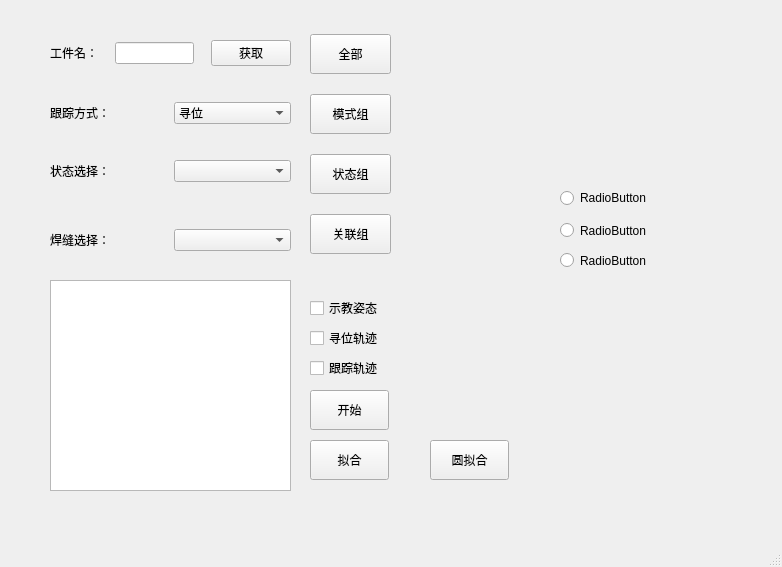
<?xml version="1.0" encoding="UTF-8"?>
<ui version="4.0">
 <class>MainWindow2</class>
 <widget class="QMainWindow" name="MainWindow2">
  <property name="geometry">
   <rect>
    <x>0</x>
    <y>0</y>
    <width>782</width>
    <height>567</height>
   </rect>
  </property>
  <property name="windowTitle">
   <string>MainWindow</string>
  </property>
  <widget class="QWidget" name="centralwidget">
   <widget class="QListView" name="listView">
    <property name="geometry">
     <rect>
      <x>50</x>
      <y>280</y>
      <width>241</width>
      <height>211</height>
     </rect>
    </property>
   </widget>
   <widget class="QWidget" name="layoutWidget">
    <property name="geometry">
     <rect>
      <x>50</x>
      <y>40</y>
      <width>241</width>
      <height>211</height>
     </rect>
    </property>
    <layout class="QVBoxLayout" name="verticalLayout_6">
     <item>
      <layout class="QVBoxLayout" name="verticalLayout_3">
       <item>
        <layout class="QVBoxLayout" name="verticalLayout">
         <item>
          <layout class="QHBoxLayout" name="horizontalLayout">
           <item>
            <widget class="QLabel" name="label">
             <property name="text">
              <string>工件名：</string>
             </property>
            </widget>
           </item>
           <item>
            <spacer name="horizontalSpacer">
             <property name="orientation">
              <enum>Qt::Horizontal</enum>
             </property>
             <property name="sizeHint" stdset="0">
              <size>
               <width>40</width>
               <height>20</height>
              </size>
             </property>
            </spacer>
           </item>
           <item>
            <widget class="QLineEdit" name="edtCad"/>
           </item>
           <item>
            <spacer name="horizontalSpacer_2">
             <property name="orientation">
              <enum>Qt::Horizontal</enum>
             </property>
             <property name="sizeHint" stdset="0">
              <size>
               <width>40</width>
               <height>20</height>
              </size>
             </property>
            </spacer>
           </item>
           <item>
            <widget class="QPushButton" name="pushButton_GetWorkIfo">
             <property name="text">
              <string>获取</string>
             </property>
            </widget>
           </item>
          </layout>
         </item>
         <item>
          <spacer name="verticalSpacer_2">
           <property name="orientation">
            <enum>Qt::Vertical</enum>
           </property>
           <property name="sizeHint" stdset="0">
            <size>
             <width>20</width>
             <height>40</height>
            </size>
           </property>
          </spacer>
         </item>
         <item>
          <layout class="QHBoxLayout" name="horizontalLayout_2">
           <item>
            <widget class="QLabel" name="label_2">
             <property name="text">
              <string>跟踪方式：</string>
             </property>
            </widget>
           </item>
           <item>
            <widget class="QComboBox" name="cbxMode">
             <item>
              <property name="text">
               <string>寻位</string>
              </property>
             </item>
             <item>
              <property name="text">
               <string>跟踪</string>
              </property>
             </item>
            </widget>
           </item>
          </layout>
         </item>
        </layout>
       </item>
       <item>
        <spacer name="verticalSpacer">
         <property name="orientation">
          <enum>Qt::Vertical</enum>
         </property>
         <property name="sizeHint" stdset="0">
          <size>
           <width>20</width>
           <height>40</height>
          </size>
         </property>
        </spacer>
       </item>
       <item>
        <layout class="QHBoxLayout" name="horizontalLayout_5">
         <item>
          <widget class="QLabel" name="label_5">
           <property name="text">
            <string>状态选择：</string>
           </property>
          </widget>
         </item>
         <item>
          <widget class="QComboBox" name="cbxState"/>
         </item>
        </layout>
       </item>
      </layout>
     </item>
     <item>
      <spacer name="verticalSpacer_8">
       <property name="orientation">
        <enum>Qt::Vertical</enum>
       </property>
       <property name="sizeHint" stdset="0">
        <size>
         <width>20</width>
         <height>40</height>
        </size>
       </property>
      </spacer>
     </item>
     <item>
      <spacer name="verticalSpacer_7">
       <property name="orientation">
        <enum>Qt::Vertical</enum>
       </property>
       <property name="sizeHint" stdset="0">
        <size>
         <width>20</width>
         <height>40</height>
        </size>
       </property>
      </spacer>
     </item>
     <item>
      <layout class="QHBoxLayout" name="horizontalLayout_9">
       <item>
        <widget class="QLabel" name="label_9">
         <property name="text">
          <string>焊缝选择：</string>
         </property>
        </widget>
       </item>
       <item>
        <widget class="QComboBox" name="cbxRelate"/>
       </item>
      </layout>
     </item>
    </layout>
   </widget>
   <widget class="QWidget" name="layoutWidget">
    <property name="geometry">
     <rect>
      <x>310</x>
      <y>20</y>
      <width>81</width>
      <height>251</height>
     </rect>
    </property>
    <layout class="QVBoxLayout" name="verticalLayout_2">
     <item>
      <widget class="QPushButton" name="pushButton_goAll">
       <property name="minimumSize">
        <size>
         <width>0</width>
         <height>40</height>
        </size>
       </property>
       <property name="text">
        <string>全部</string>
       </property>
      </widget>
     </item>
     <item>
      <widget class="QPushButton" name="pushButton_goMode">
       <property name="minimumSize">
        <size>
         <width>0</width>
         <height>40</height>
        </size>
       </property>
       <property name="text">
        <string>模式组</string>
       </property>
      </widget>
     </item>
     <item>
      <widget class="QPushButton" name="pushButton_goState">
       <property name="minimumSize">
        <size>
         <width>0</width>
         <height>40</height>
        </size>
       </property>
       <property name="text">
        <string>状态组</string>
       </property>
      </widget>
     </item>
     <item>
      <widget class="QPushButton" name="pushButton_goRelation">
       <property name="minimumSize">
        <size>
         <width>0</width>
         <height>40</height>
        </size>
       </property>
       <property name="text">
        <string>关联组</string>
       </property>
      </widget>
     </item>
    </layout>
   </widget>
   <widget class="QPushButton" name="pushButton_goto">
    <property name="geometry">
     <rect>
      <x>310</x>
      <y>390</y>
      <width>79</width>
      <height>40</height>
     </rect>
    </property>
    <property name="minimumSize">
     <size>
      <width>0</width>
      <height>40</height>
     </size>
    </property>
    <property name="text">
     <string>开始</string>
    </property>
   </widget>
   <widget class="QCheckBox" name="checkBox_posture">
    <property name="geometry">
     <rect>
      <x>310</x>
      <y>300</y>
      <width>71</width>
      <height>16</height>
     </rect>
    </property>
    <property name="text">
     <string>示教姿态</string>
    </property>
   </widget>
   <widget class="QCheckBox" name="checkBox_Multiple">
    <property name="geometry">
     <rect>
      <x>310</x>
      <y>330</y>
      <width>71</width>
      <height>16</height>
     </rect>
    </property>
    <property name="text">
     <string>寻位轨迹</string>
    </property>
   </widget>
   <widget class="QCheckBox" name="checkBox_track">
    <property name="geometry">
     <rect>
      <x>310</x>
      <y>360</y>
      <width>71</width>
      <height>16</height>
     </rect>
    </property>
    <property name="text">
     <string>跟踪轨迹</string>
    </property>
   </widget>
   <widget class="QRadioButton" name="radioButton">
    <property name="geometry">
     <rect>
      <x>560</x>
      <y>190</y>
      <width>89</width>
      <height>16</height>
     </rect>
    </property>
    <property name="text">
     <string>RadioButton</string>
    </property>
   </widget>
   <widget class="QRadioButton" name="radioButton_2">
    <property name="geometry">
     <rect>
      <x>560</x>
      <y>210</y>
      <width>89</width>
      <height>41</height>
     </rect>
    </property>
    <property name="text">
     <string>RadioButton</string>
    </property>
   </widget>
   <widget class="QRadioButton" name="radioButton_3">
    <property name="geometry">
     <rect>
      <x>560</x>
      <y>240</y>
      <width>89</width>
      <height>41</height>
     </rect>
    </property>
    <property name="text">
     <string>RadioButton</string>
    </property>
   </widget>
   <widget class="QPushButton" name="pushButton_fit">
    <property name="geometry">
     <rect>
      <x>310</x>
      <y>440</y>
      <width>79</width>
      <height>40</height>
     </rect>
    </property>
    <property name="minimumSize">
     <size>
      <width>0</width>
      <height>40</height>
     </size>
    </property>
    <property name="text">
     <string>拟合</string>
    </property>
   </widget>
   <widget class="QPushButton" name="pushButton_circleFit">
    <property name="geometry">
     <rect>
      <x>430</x>
      <y>440</y>
      <width>79</width>
      <height>40</height>
     </rect>
    </property>
    <property name="minimumSize">
     <size>
      <width>0</width>
      <height>40</height>
     </size>
    </property>
    <property name="text">
     <string>圆拟合</string>
    </property>
   </widget>
   <zorder>layoutWidget</zorder>
   <zorder>layoutWidget</zorder>
   <zorder>listView</zorder>
   <zorder>pushButton_goto</zorder>
   <zorder>checkBox_posture</zorder>
   <zorder>checkBox_Multiple</zorder>
   <zorder>checkBox_track</zorder>
   <zorder>radioButton</zorder>
   <zorder>radioButton_2</zorder>
   <zorder>radioButton_3</zorder>
   <zorder>pushButton_fit</zorder>
   <zorder>pushButton_circleFit</zorder>
  </widget>
  <widget class="QMenuBar" name="menubar">
   <property name="geometry">
    <rect>
     <x>0</x>
     <y>0</y>
     <width>782</width>
     <height>23</height>
    </rect>
   </property>
  </widget>
  <widget class="QStatusBar" name="statusbar"/>
 </widget>
 <resources/>
 <connections/>
</ui>
